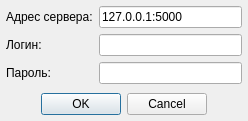
<?xml version="1.0" encoding="UTF-8"?>
<ui version="4.0">
 <class>Dialog</class>
 <widget class="QDialog" name="Dialog">
  <property name="geometry">
   <rect>
    <x>0</x>
    <y>0</y>
    <width>248</width>
    <height>121</height>
   </rect>
  </property>
  <property name="windowTitle">
   <string>Dialog</string>
  </property>
  <layout class="QGridLayout" name="gridLayout">
   <property name="leftMargin">
    <number>6</number>
   </property>
   <property name="topMargin">
    <number>6</number>
   </property>
   <property name="rightMargin">
    <number>6</number>
   </property>
   <property name="bottomMargin">
    <number>6</number>
   </property>
   <item row="3" column="0" colspan="2">
    <spacer name="verticalSpacer">
     <property name="orientation">
      <enum>Qt::Vertical</enum>
     </property>
     <property name="sizeHint" stdset="0">
      <size>
       <width>20</width>
       <height>40</height>
      </size>
     </property>
    </spacer>
   </item>
   <item row="1" column="0">
    <widget class="QLabel" name="label_2">
     <property name="text">
      <string>Логин:</string>
     </property>
    </widget>
   </item>
   <item row="0" column="1">
    <widget class="QLineEdit" name="lineEdit_address">
     <property name="text">
      <string>127.0.0.1:5000</string>
     </property>
    </widget>
   </item>
   <item row="2" column="0">
    <widget class="QLabel" name="label_3">
     <property name="text">
      <string>Пароль:</string>
     </property>
    </widget>
   </item>
   <item row="1" column="1">
    <widget class="QLineEdit" name="lineEdit_login"/>
   </item>
   <item row="2" column="1">
    <widget class="QLineEdit" name="lineEdit_password"/>
   </item>
   <item row="0" column="0">
    <widget class="QLabel" name="label">
     <property name="text">
      <string>Адрес сервера:</string>
     </property>
    </widget>
   </item>
   <item row="4" column="0" colspan="2">
    <widget class="QDialogButtonBox" name="buttonBox">
     <property name="orientation">
      <enum>Qt::Horizontal</enum>
     </property>
     <property name="standardButtons">
      <set>QDialogButtonBox::Cancel|QDialogButtonBox::Ok</set>
     </property>
     <property name="centerButtons">
      <bool>true</bool>
     </property>
    </widget>
   </item>
  </layout>
 </widget>
 <resources/>
 <connections>
  <connection>
   <sender>buttonBox</sender>
   <signal>accepted()</signal>
   <receiver>Dialog</receiver>
   <slot>accept()</slot>
   <hints>
    <hint type="sourcelabel">
     <x>248</x>
     <y>254</y>
    </hint>
    <hint type="destinationlabel">
     <x>157</x>
     <y>274</y>
    </hint>
   </hints>
  </connection>
  <connection>
   <sender>buttonBox</sender>
   <signal>rejected()</signal>
   <receiver>Dialog</receiver>
   <slot>reject()</slot>
   <hints>
    <hint type="sourcelabel">
     <x>316</x>
     <y>260</y>
    </hint>
    <hint type="destinationlabel">
     <x>286</x>
     <y>274</y>
    </hint>
   </hints>
  </connection>
 </connections>
</ui>
